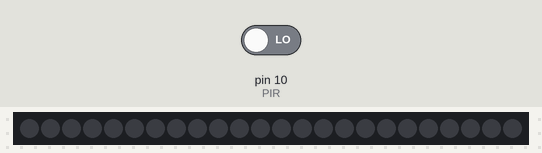
The sketch below on a simulated Arduino Uno, built with avr-gcc and run on an emulated ATmega328P. Parts: 24 RGB LEDs in strip order, left to right. The inputs (shaded band) are chosen by the test bench; at power-on: pin 10 (PIR) LOW. Dim RGB values are drawn brighter than linear; random numbers use the default seed unless the sketch sets one.

Above: at 4.4 s.
4.5 s: pin 10 (PIR) driven HIGH
At 6.51 s:
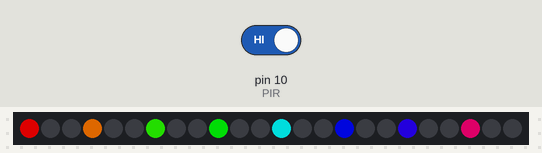
At 6.9 s:
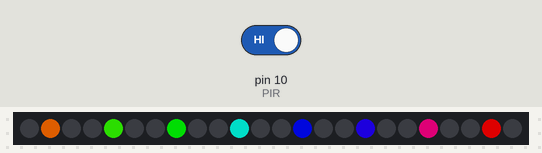

The sketch:

jack_o_lantern.ino
```cpp
/**
 NEOPIXEL BEST PRACTICES for most reliable operation:
   + Add 1000 uF CAPACITOR between NeoPixel strip's + and - connections.
   + MINIMIZE WIRING LENGTH between microcontroller board and first pixel.
   + NeoPixel strip's DATA-IN should pass through a 300-500 OHM RESISTOR.
   + AVOID connecting NeoPixels on a LIVE CIRCUIT. If you do, connect GROUND (-) first, then +, then data.

*/

// NeoPixel Library
#include <Adafruit_NeoPixel.h>

#define LED_PIN  9

#define LED_COUNT 24

//   Arg 3 = Pixel type flags, add together as needed:
//    - NEO_GRB: Pixels are wired for GRB bitstream (most NeoPixel products)
//    - NEO_KHZ800  800 KHz bitstream (most NeoPixel products w/WS2812 LEDs)
Adafruit_NeoPixel eye1(LED_COUNT, LED_PIN, NEO_GRB + NEO_KHZ800);

// Passive Infrared Sensor and state
#define PIR 10
int pirState = LOW;
int inputReading = 0;

int noTwitch = 0;

void setup() {
  randomSeed(analogRead(0));

  eye1.begin(); // initial NeoPixel strip object
  eye1.show();  // turn off all pixels
  eye1.setBrightness(50); // Set BRIGHTNESS to about 1/5 (max = 255)

  pinMode(PIR, INPUT);
}


// Loop should take no more than 1-2 seconds
// todo: use interupt for PIR to allow for longer execute of randomTwitch()
void loop() {
  // Take PIR reading
  inputReading = digitalRead(PIR);

  // Greet guest with animation when PIR detects motion
  if(inputReading == HIGH){
    digitalWrite(13, HIGH);
    eye1.setBrightness(150);
    entranceAnimation(random(40, 60));
    clearStrip();
    if(pirState== LOW){ pirState = HIGH; } // store HIGH value of PIR
    eye1.setBrightness(random(25, 45));
    delay(4000);            // wait a sec
  }else{
    // when inputReading is LOW, clear strip
    if(pirState == HIGH){
      digitalWrite(13, LOW);
      clearStrip();
      pirState = LOW;         // store LOW value of PIR
    }
  }

  if((noTwitch % 2) == 1){
    // delay on even noTwitches
    delay(random(500, 4000));
    noTwitch++;
  }else if(noTwitch < 10){
    randomTwitch(random(random(1,3),random(4,7)));
    noTwitch++;
  }else{
    noTwitch = random(0,5);
    delay(random(3000, 6000));
  }
}

// todo: paramaterize methods below / take strip name
void clearStrip(){
  int off = eye1.Color(0,0,0);

  for(int i=0; i<LED_COUNT;i++){
    eye1.setPixelColor(i, off);
    eye1.show();
  }
}


void randomTwitch(int twitches){
  clearStrip();

  for(int i = 0; i < twitches; i++){
    int randomWait = random(random(350, 500), random(600, 900));

    for(int j = random(1, 3); j < random(3, 5); j++){
      clearStrip();
      int randomStutter = random(random(1,3), random(5,8)) * random(0.425, 0.825);
      eye1.setPixelColor(random(0, LED_COUNT), eye1.Color(random(1, 256), random(1, 256), random(1, 256)));
      eye1.show();
      delay(randomStutter/j);
    }

    clearStrip();
    delay(randomWait);
  }
}

void entranceAnimation(int wait) {
  int firstPixelHue = 0;     // First pixel starts at red (hue 0)
  for(int a=0; a<30; a++) {  // Repeat 30 times...
    for(int b=0; b<3; b++) { //  'b' counts from 0 to 2...
      eye1.clear();         //   Set all pixels in RAM to 0 (off)
      // 'c' counts up from 'b' to end of strip in increments of 3...
      for(int c = b; c < eye1.numPixels(); c += 3) {
        // hue of pixel 'c' is offset by an amount to make one full
        // revolution of the color wheel (range 65536) along the length
        // of the strip (strip.numPixels() steps):
        int      hue   = firstPixelHue + c * 65536L / eye1.numPixels();
        uint32_t color = eye1.gamma32(eye1.ColorHSV(hue)); // hue -> RGB
        eye1.setPixelColor(c, color); // Set pixel 'c' to value 'color'
      }
      eye1.show();                // Update strip with new contents
      delay(wait);                 // Pause for a moment
      firstPixelHue += 65536 / 90; // One cycle of color wheel over 90 frames
    }
  }
}
```

Measured:
- after the input at 4.5 s, the LEDs: change after 2.0 s (image 1)
